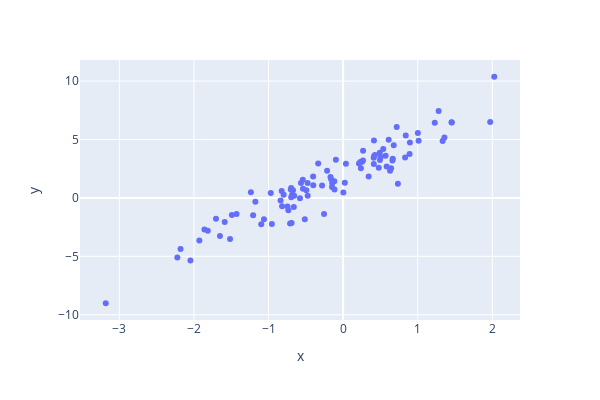

This figure's notebook cell:
### Code cell
import plotly.express as px
fig = px.scatter(
    width=600, height=400,
    x=X, 
    y=Y
)
fig.show()
